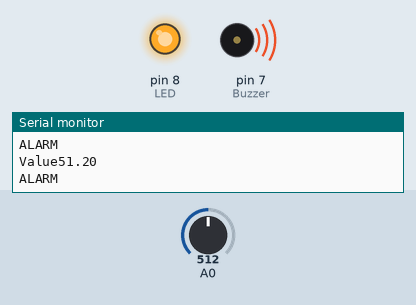
The sketch below on a simulated Arduino Uno, built with avr-gcc and run on an emulated ATmega328P. On the bench: output pins drawn as LEDs (lit = HIGH), buzzer (waves = sounding), the last lines printed to the serial monitor. The inputs (shaded band) are chosen by the test bench; at power-on: A0 = 512.

Above: at 10.9 s.
11.0 s: A0 set to 735
21.4 s: A0 set to 757
At 30.7 s:
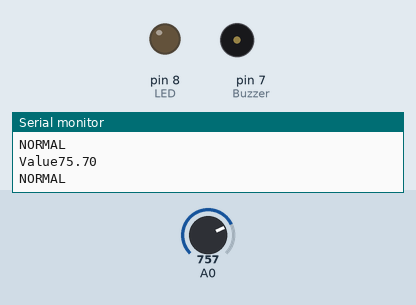
31.8 s: A0 set to 716
At 32.2 s:
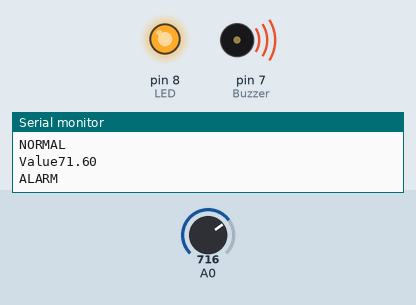
41.9 s: A0 set to 900
At 42.4 s:
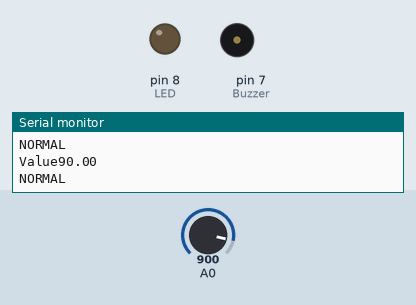
Timing chart, 0 to 44.9 s (numbered marks = the images above; inputs shaded):
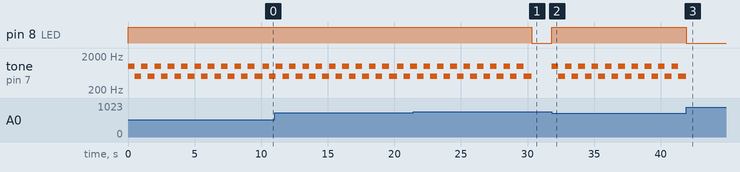

The sketch:

newlaserbeam_alarm.ino
```cpp
#define LDR A0     // connect LDR to Pin A0 of Arduino
#define LED 8     // connect LED to Pin 8 of Arduino
#define Buzzer 7 // connect Buzzer to Pin 7 of Arduino
float x;
void setup()
{
  Serial.begin(9600);
  pinMode (LED, OUTPUT);
  pinMode (Buzzer, OUTPUT);
}
void loop()
{
  x = analogRead(A0);
  x = x / 10;
  Serial.print("Value");
  Serial.println(x);
  if (x < 75)
  {
    for (int i = 0; i < 10; i++)
    { digitalWrite(LED, HIGH);
      Serial.println("ALARM");
      tone(Buzzer, 1000);
      delay(500);
      tone(Buzzer, 500);
      delay(500);

    }
  }
  else
  {
    digitalWrite(LED, LOW);
    Serial.println("NORMAL");
    noTone(Buzzer);
  }
  delay(100);
}
```

Measured:
- the behaviour switches between 749 and 750 on A0 (found by bisection; images 0 and 1)
- after the input at 21.4 s, pin 8 (LED): HIGH → LOW after 8.9 s
- after the input at 31.8 s, pin 8 (LED): LOW → HIGH at once; tone on pin 7 (Buzzer): alternates 1000 Hz for 0.50 s and 500 Hz for 0.50 s, starting at once
- after the input at 41.9 s, pin 8 (LED): HIGH → LOW at once
- by itself, tone on pin 7 (Buzzer): alternates 1000 Hz for 0.50 s and 500 Hz for 0.50 s
